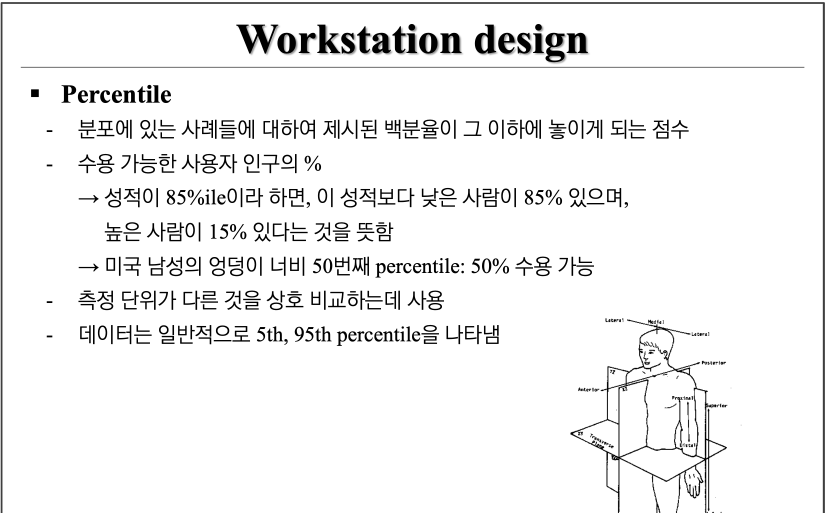
#> input picture trans_test/1.png, 2474 x 1538 px, found by its file name (shown at 1/3 size); its folder holds only this picture in this run
$ python manga_trans_ocr.py
#> lines starting #> are read from the running program, lines starting #| are printed output that depends on the picture
from imutils.perspective import four_point_transform
import matplotlib.pyplot as plt
import pytesseract
import imutils
import cv2
import re
import numpy as np
import os
from PIL import Image
# 파일 꺼내오고
# 그거 이미지누끼딴후
# 이미지 shape가 2일때랑 3일때랑 분리해서 가야할듯
# 글자추출
# 그 영역 하얀색으로 지우기
# 번역하기
# 번역한 글자 끄집어 넣어주기 깔즤
def plt_imshow(title='image', img=None, figsize=(8 ,5)):
    plt.figure(figsize=figsize)

    if type(img) == list:
        if type(title) == list:
            titles = title
        else:
            titles = []
            for i in range(len(img)):
                titles.append(title)

        for i in range(len(img)):
            if len(img[i].shape) <= 2:
                rgbImg = cv2.cvtColor(img[i], cv2.COLOR_GRAY2RGB)
            else:
                rgbImg = cv2.cvtColor(img[i], cv2.COLOR_BGR2RGB)

            plt.subplot(1, len(img), i + 1), plt.imshow(rgbImg)
            plt.title(titles[i])
            plt.xticks([]), plt.yticks([])
        plt.show()

    else:
        if len(img.shape) < 3:
            rgbImg = cv2.cvtColor(img, cv2.COLOR_GRAY2RGB)
        else:
            rgbImg = cv2.cvtColor(img, cv2.COLOR_BGR2RGB)

        plt.imshow(rgbImg)
        plt.title(title)
        plt.xticks([]), plt.yticks([])
        plt.show()


path = "/Users/jojeonghyeon/Documents/WorkSpace/PYTHON/trans_test"
dirlsts = os.listdir(path)
print(dirlsts)
org_image = cv2.imread(path + "/" + dirlsts[0],0)
#> org_image is the input picture: shape (1538, 2474); min 0, max 255, mean 240.8
print(type(org_image))
#| <class 'numpy.ndarray'>
image = org_image.copy()
image = imutils.resize(image, width=500)
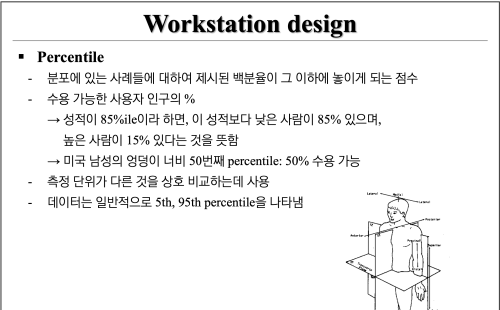
#> image: shape (310, 500); min 0, max 255, mean 240.8
print(image.shape)
#| (310, 500)
ratio = org_image.shape[1] / float(image.shape[1])
#> ratio = 4.95
# events = [i for i in dir(cv2) if 'EVENT' in i]
# print(events)
# 이미지를 grayscale로 변환하고 blur를 적용
# 모서리를 찾기위한 이미지 연산
if len(image.shape) < 3:
    gray = image
else :
    gray = cv2.cvtColor(image, cv2.COLOR_BGR2GRAY)
blurred = cv2.GaussianBlur(gray, (5, 5,), 0)
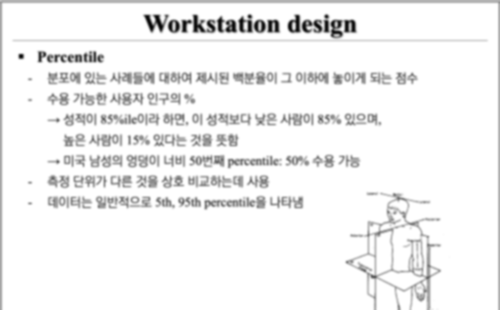
#> blurred: shape (310, 500); min 7, max 255, mean 240.8
edged = cv2.Canny(blurred, 75, 200)
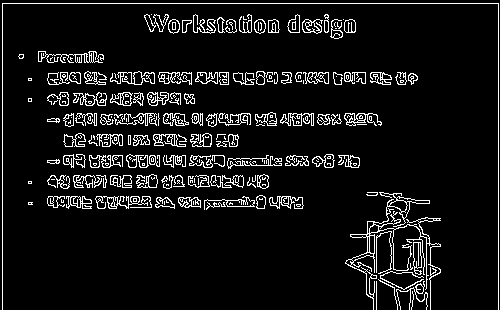
#> edged: shape (310, 500); 8% white in thin lines or dots
plt_imshow('edged',org_image)

# plt_imshow(['gray', 'blurred', 'edged'], [gray, blurred, edged])

print("imready")

#> (the run stopped early here; a loop or call above may not have finished)
